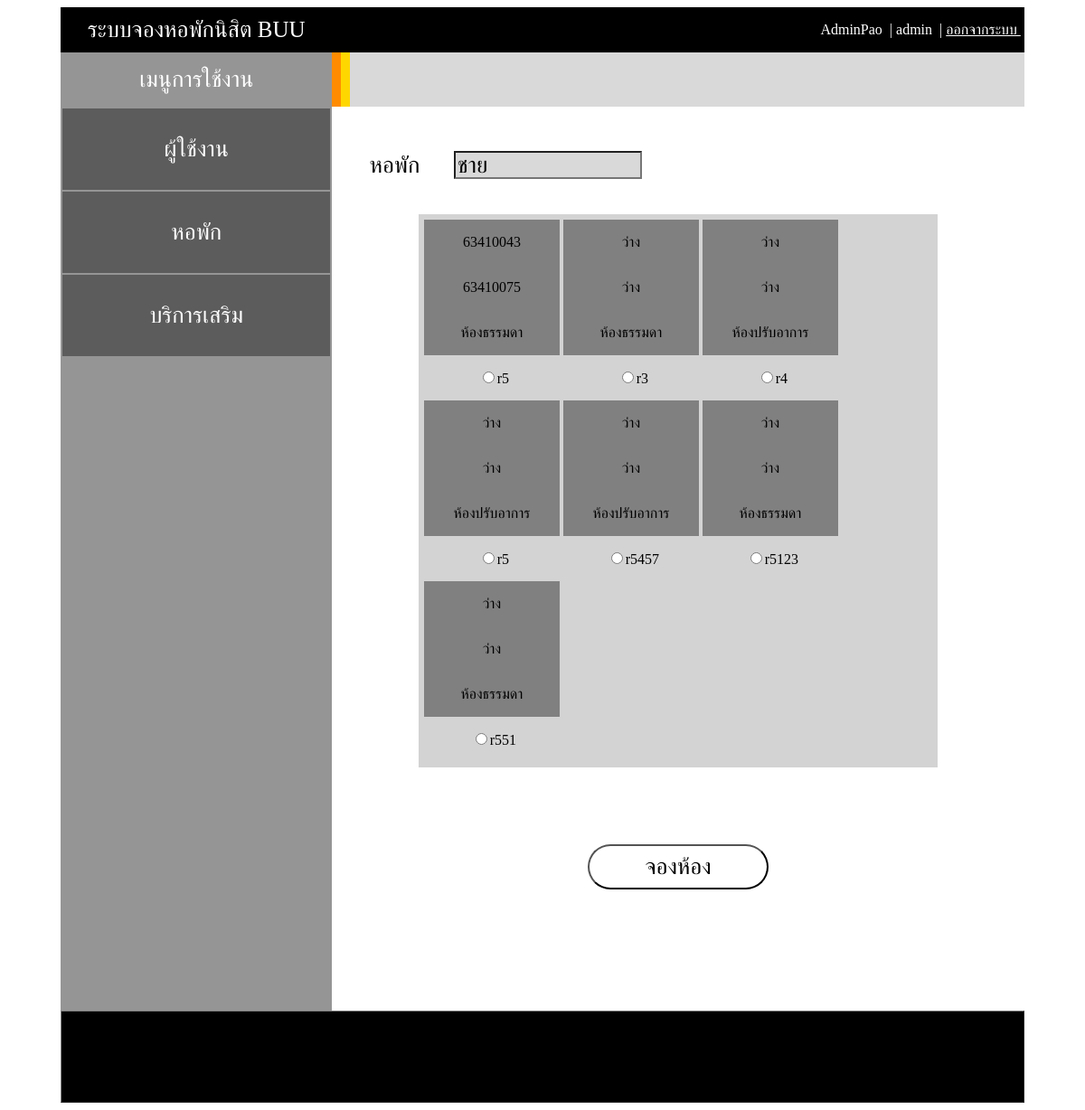
Screenshot of /checkin.php (signed in) with the database file from the repository.
### tables this page shows
CREATE TABLE `dorm` (
  `id` int(11) NOT NULL,
  `name` varchar(255) NOT NULL,
  `type` varchar(255) NOT NULL,
  `room` varchar(255) NOT NULL,
  `user1` varchar(255) NOT NULL,
  `user2` varchar(255) NOT NULL
);

### checkin.php (the view, shortened to what this page needs)
<?php include "header.php" ; ?>
<br><br>
<table width="90%">
<tr><td class="tl tsiz">หอพัก &nbsp;&nbsp;&nbsp;&nbsp;
<?php
$sex =$_SESSION['sex'];
echo "<input type='text' class='txt4' value='$sex'>";
?>
</td></tr>
</table>
<br><br>
<form action="checkin2.php" method="post">
<table class='tc ' width="75%" align='center' bgcolor="lightgray">
    <tr><td>
<table class='tc ' align='center' border='0'>
    <tr><td>
<?php
$nam = "หอพัก".$sex;
$sql = "SELECT * FROM dorm where name='$nam'";
$result = $conn->query($sql);
  $r=1;
  while($row = $result->fetch_assoc()) {
    $id = $row['id'];
    $type = $row['type'];
    $room = $row['room'];
    $user1 = $row['user1'];
    $user2 = $row['user2'];
    echo "<table class='tc floa' align='center'  cellspacing='0' cellpadding='0' >
    <tr><td width=150 height=50 bgcolor='gray'>$user1</td><td> &nbsp;</td></tr>
    <tr><td width=150 height=50 bgcolor='gray'>$user2</td><td> &nbsp;</td></tr>
    <tr><td width=150 height=50 bgcolor='gray'>$type</td><td> &nbsp;</td></tr>
    <tr><td width=150 height=50 colspan='2'><input type='radio' name='id' value='$id'>$room</td></tr>
    </table> ";
    if($r==4){
        echo "<br>";
        $r=0;
    }
    $r=$r+1;
}
?>
</td></tr>
</table>
</td></tr>
</table>
<br><br><br><br>
<?php
$username =$_SESSION['username'];
$sql = "SELECT * from dorm WHERE  user1='$username' or user2='$username'";
$result = $conn->query($sql);
$row = $result->fetch_assoc();
if($row==0){
?>
<table width="90%" class="tc" >
<tr><td><input type="submit" value="จองห้อง" class="btn1" name="add"></td></tr>
</table>
</form>
<?php
}?>
<?php include "footer.php" ; ?>

### header.php (style rules this page uses)
.tc { text-align: center; }

### checkin.php (style rules this page uses)
.tl { text-align: left; }
.floa { float:left; }
.tc { text-align: center; }
.tsiz { font-size: 25px; }
.btn1 { width: 200px; margin-top: 10px; height: 50px; border-radius: 25px; font-size: 25px; cursor: pointer; background-color: white; color: black; }
.txt4 { width: 200px; margin-top: 10px; height: 25px; font-size: 25px; background-color: #D9D9D9; color: black; }

### rows the page displays
dorm: user1 "63410043", user2 "63410075", type "ห้องธรรมดา", room "r5"
dorm: user1 "ว่าง", user2 "ว่าง", type "ห้องธรรมดา", room "r3"
dorm: user1 "ว่าง", user2 "ว่าง", type "ห้องปรับอาการ", room "r4"
dorm: user1 "ว่าง", user2 "ว่าง", type "ห้องปรับอาการ", room "r5"
dorm: user1 "ว่าง", user2 "ว่าง", type "ห้องปรับอาการ", room "r5457"
dorm: user1 "ว่าง", user2 "ว่าง", type "ห้องธรรมดา", room "r5123"
dorm: user1 "ว่าง", user2 "ว่าง", type "ห้องธรรมดา", room "r551"

### other values shown
$_SESSION['firstname'] "AdminPao"
$_SESSION['status'] "admin"
